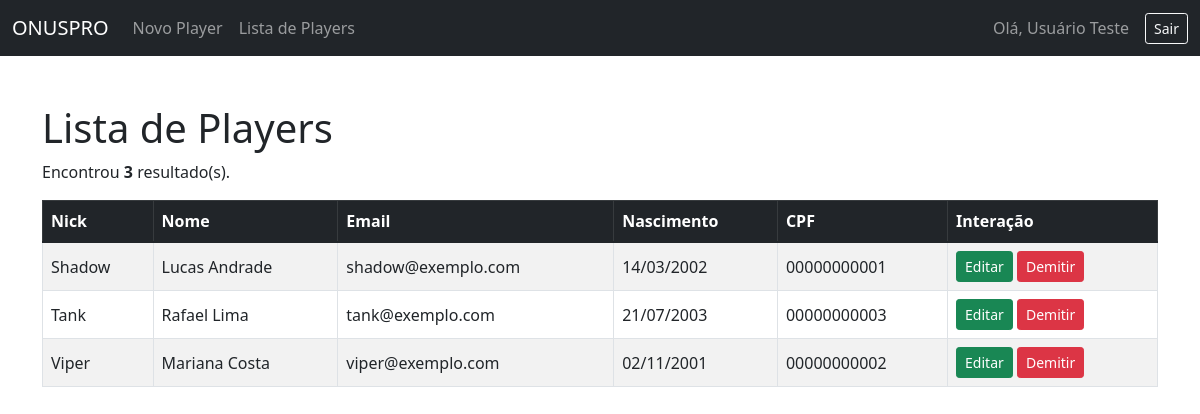
The page /index.php?page=lista (signed in) on the database its author committed.
### tables this page shows
CREATE TABLE IF NOT EXISTS players (
  cpf        CHAR(11)     NOT NULL,
  nick       VARCHAR(245) NOT NULL,
  nome       VARCHAR(45)  NOT NULL,
  email      VARCHAR(255) NOT NULL,
  nascimento DATE         NOT NULL,
  PRIMARY KEY (cpf)
);

### src/auth.php (called while the page is built, shortened)
<?php
function e($valor)
{
    return htmlspecialchars((string) $valor, ENT_QUOTES, 'UTF-8');
}

### src/lista.php (the view, shortened to what this page needs)
<h1>Lista de Players</h1>
<?php
$res = $conn->query('SELECT nick, nome, email, nascimento, cpf FROM players ORDER BY nick');
if ($res->num_rows > 0): ?>
    <p>Encontrou <b><?= $res->num_rows ?></b> resultado(s).</p>
    <div class="table-responsive">
        <table class="table table-hover table-striped table-bordered align-middle">
            <thead class="table-dark">
                <tr>
                    <th>Nick</th>
                    <th>Nome</th>
                    <th>Email</th>
                    <th>Nascimento</th>
                    <th>CPF</th>
                    <th>Interação</th>
                </tr>
            </thead>
            <tbody>
            <?php while ($row = $res->fetch_object()): ?>
                <tr>
                    <td><?= e($row->nick) ?></td>
                    <td><?= e($row->nome) ?></td>
                    <td><?= e($row->email) ?></td>
                    <td><?= e(date('d/m/Y', strtotime($row->nascimento))) ?></td>
                    <td><?= e($row->cpf) ?></td>
                    <td class="text-nowrap">
                        <a href="?page=editar&amp;cpf=<?= urlencode($row->cpf) ?>" class="btn btn-success btn-sm">Editar</a>
                        <form action="?page=salvar" method="POST" class="d-inline"
                              onsubmit="return confirm('Tem certeza que deseja demitir este player?');">
                            <button type="submit" class="btn btn-danger btn-sm">Demitir</button>
                        </form>
                    </td>
                </tr>
            <?php endwhile; ?>
            </tbody>
        </table>
    </div>
<?php else: ?>
    <p class="alert alert-warning">Não encontrou resultados.</p>
<?php endif; ?>

### src/index.php (shortened to what this page needs)
<?php
require 'auth.php';
$paginas = [
    'novo'   => 'player.php',
    'lista'  => 'lista.php',
    'salvar' => 'salvar-player.php',
    'editar' => 'editar-player.php',
];
$page = $_REQUEST['page'] ?? 'lista';
$arquivo = $paginas[$page] ?? 'lista.php';
?>
<!doctype html>
<html lang="pt-BR">
<head>
    <link href="https://cdn.jsdelivr.net/npm/bootstrap@5.1.3/dist/css/bootstrap.min.css" rel="stylesheet">
</head>
<body>
<nav class="navbar navbar-expand-lg navbar-dark bg-dark">
    <div class="container-fluid">
        <a class="navbar-brand" href="index.php">ONUSPRO</a>
        <div class="collapse navbar-collapse" id="navbarNav">
            <ul class="navbar-nav me-auto">
                <li class="nav-item"><a class="nav-link" href="?page=novo">Novo Player</a></li>
                <li class="nav-item"><a class="nav-link" href="?page=lista">Lista de Players</a></li>
            </ul>
            <span class="navbar-text me-3">Olá, <?= e($_SESSION['usuario']['nome']) ?></span>
            <a class="btn btn-outline-light btn-sm" href="logout.php">Sair</a>
        </div>
    </div>
</nav>
<div class="container">
    <div class="row">
        <div class="col mt-5">
            <?php include $arquivo; ?>
        </div>
    </div>
</div>
</body>
</html>

### rows shown on the page
players: nick "Shadow", nome "Lucas Andrade", email "shadow@exemplo.com", nascimento "14/03/2002", cpf "00000000001"
players: nick "Tank", nome "Rafael Lima", email "tank@exemplo.com", nascimento "21/07/2003", cpf "00000000003"
players: nick "Viper", nome "Mariana Costa", email "viper@exemplo.com", nascimento "02/11/2001", cpf "00000000002"

### other values the page prints
$_SESSION['usuario']['nome'] "Usuário Teste"
$res->num_rows "3"
